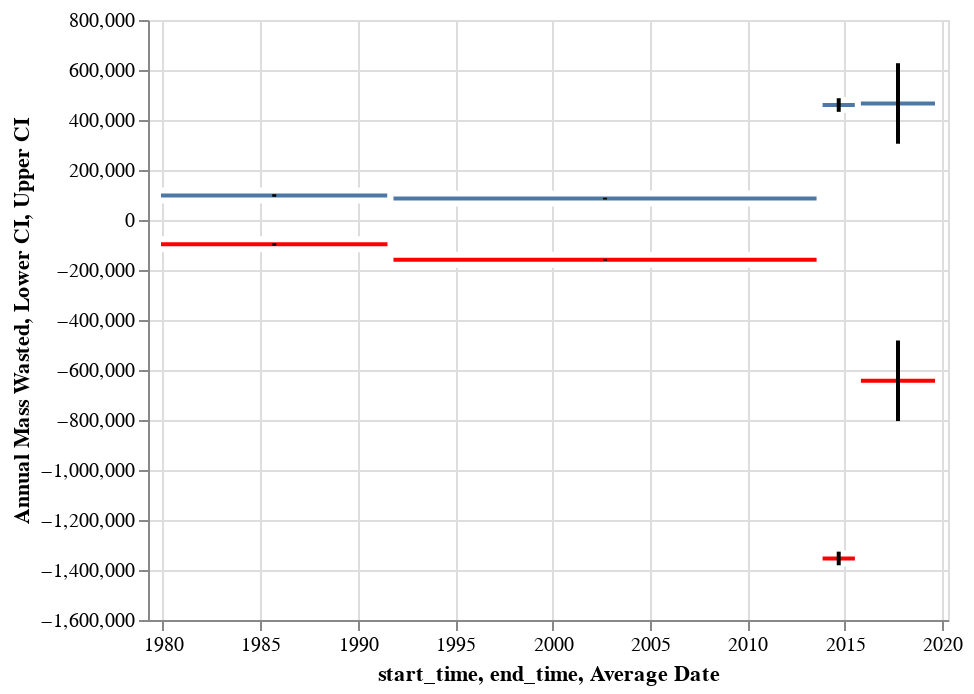

Notebook source saved alongside this figure:
### Markdown cell above
#### Plot gross positive and negative mass wasted

### Code cell
bars_neg = alt.Chart(neg_dv_df.drop(columns='index')).mark_bar(
    strokeWidth = 3,
    stroke="white",
    color="red"
).encode(
    alt.X('start_time:T'),
    alt.X2('end_time:T'),
    alt.Y("Annual Mass Wasted:Q")
).properties(
    # width=300, 
    # height=300
)

error_bars_neg = alt.Chart(neg_dv_df.drop(columns="index")).mark_bar(
    color="black",
    width=2
).encode(
    alt.X("Average Date:T"),
    alt.Y("Lower CI"),
    alt.Y2("Upper CI")
)

bars_pos = alt.Chart(pos_dv_df.drop(columns='index')).mark_bar(
    strokeWidth = 3,
    stroke="white",
).encode(
    alt.X('start_time:T'),
    alt.X2('end_time:T'),
    alt.Y("Annual Mass Wasted:Q")
).properties(
    # width=300, 
    # height=300
)

error_bars_pos = alt.Chart(pos_dv_df.drop(columns="index")).mark_bar(
    color="black",
    width=2
).encode(
    alt.X("Average Date:T"),
    alt.Y("Lower CI"),
    alt.Y2("Upper CI")
)

chart = (bars_pos + error_bars_pos + bars_neg + error_bars_neg)
# chart.save(os.path.join(plot_output_dir, "mass_wasted_gross.png"), scale_factor=2.0)
chart

### Figure 1 — Vega-Lite specification as saved in the notebook (floating-point values rounded to 4 significant figures)
{"config": {"view": {"continuousWidth": 400, "continuousHeight": 300}}, "layer": [{"data": {"name": "data-05529283e26af5a4e6075c775bd1fc4d"}, "mark": {"type": "bar", "stroke": "white", "strokeWidth": 3}, "encoding": {"x": {"type": "temporal", "field": "start_time"}, "x2": {"field": "end_time"}, "y": {"type": "quantitative", "field": "Annual Mass Wasted"}}}, {"data": {"name": "data-05529283e26af5a4e6075c775bd1fc4d"}, "mark": {"type": "bar", "color": "black", "width": 2}, "encoding": {"x": {"type": "temporal", "field": "Average Date"}, "y": {"type": "quantitative", "field": "Lower CI"}, "y2": {"field": "Upper CI"}}}, {"data": {"name": "data-4434c92f3fe35544003ac0f8a80c8763"}, "mark": {"type": "bar", "color": "red", "stroke": "white", "strokeWidth": 3}, "encoding": {"x": {"type": "temporal", "field": "start_time"}, "x2": {"field": "end_time"}, "y": {"type": "quantitative", "field": "Annual Mass Wasted"}}}, {"data": {"name": "data-4434c92f3fe35544003ac0f8a80c8763"}, "mark": {"type": "bar", "color": "black", "width": 2}, "encoding": {"x": {"type": "temporal", "field": "Average Date"}, "y": {"type": "quantitative", "field": "Lower CI"}, "y2": {"field": "Upper CI"}}}], "$schema": "https://vega.github.io/schema/vega-lite/v4.8.1.json", "datasets": {"data-05529283e26af5a4e6075c775bd1fc4d": [{"dh": 1.779, "area": 660900.0, "volume": 1176000.0, "n_pixels": 165200.0, "volumetric_uncertainty": 61960.0, "start_time": "1979-10-06T00:00:00", "end_time": "1991-09-09T00:00:00", "time_difference_years": 12, "Annual Mass Wasted": 97970.0, "Upper CI": 103100.0, "Lower CI": 92810.0, "Average Date": "1985-09-22T00:00:00"}, {"dh": 2.576, "area": 730600.0, "volume": 1882000.0, "n_pixels": 182700.0, "volumetric_uncertainty": 79200.0, "start_time": "1991-09-09T00:00:00", "end_time": "2013-09-13T00:00:00", "time_difference_years": 22, "Annual Mass Wasted": 85550.0, "Upper CI": 89150.0, "Lower CI": 81950.0, "Average Date": "2002-09-11T00:00:00"}, {"dh": 1.024, "area": 897900.0, "volume": 919800.0, "n_pixels": 224500.0, "volumetric_uncertainty": 54500.0, "start_time": "2013-09-13T00:00:00", "end_time": "2015-09-01T00:00:00", "time_difference_years": 2, "Annual Mass Wasted": 459900.0, "Upper CI": 487200.0, "Lower CI": 432700.0, "Average Date": "2014-09-07T00:00:00"}, {"dh": 2.019, "area": 923600.0, "volume": 1864000.0, "n_pixels": 230900.0, "volumetric_uncertainty": 644300.0, "start_time": "2015-09-01T00:00:00", "end_time": "2019-10-11T00:00:00", "time_difference_years": 4, "Annual Mass Wasted": 466100.0, "Upper CI": 627200.0, "Lower CI": 305000.0, "Average Date": "2017-09-21T00:00:00"}], "data-4434c92f3fe35544003ac0f8a80c8763": [{"dh": -1.769, "area": 660900.0, "volume": -1169000.0, "n_pixels": 165200.0, "volumetric_uncertainty": 61960.0, "start_time": "1979-10-06T00:00:00", "end_time": "1991-09-09T00:00:00", "time_difference_years": 12, "Annual Mass Wasted": -97460.0, "Upper CI": -92290.0, "Lower CI": -102600.0, "Average Date": "1985-09-22T00:00:00"}, {"dh": -4.79, "area": 730600.0, "volume": -3499000.0, "n_pixels": 182700.0, "volumetric_uncertainty": 79200.0, "start_time": "1991-09-09T00:00:00", "end_time": "2013-09-13T00:00:00", "time_difference_years": 22, "Annual Mass Wasted": -159100.0, "Upper CI": -155500.0, "Lower CI": -162700.0, "Average Date": "2002-09-11T00:00:00"}, {"dh": -3.016, "area": 897900.0, "volume": -2708000.0, "n_pixels": 224500.0, "volumetric_uncertainty": 54500.0, "start_time": "2013-09-13T00:00:00", "end_time": "2015-09-01T00:00:00", "time_difference_years": 2, "Annual Mass Wasted": -1354000.0, "Upper CI": -1327000.0, "Lower CI": -1381000.0, "Average Date": "2014-09-07T00:00:00"}, {"dh": -2.785, "area": 923600.0, "volume": -2572000.0, "n_pixels": 230900.0, "volumetric_uncertainty": 644300.0, "start_time": "2015-09-01T00:00:00", "end_time": "2019-10-11T00:00:00", "time_difference_years": 4, "Annual Mass Wasted": -643100.0, "Upper CI": -482000.0, "Lower CI": -804200.0, "Average Date": "2017-09-21T00:00:00"}]}}
